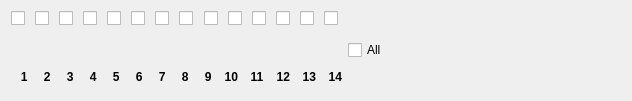
                 <widget class="QWidget" name="layoutWidget">
                  <property name="geometry">
                   <rect>
                    <x>230</x>
                    <y>360</y>
                    <width>632</width>
                    <height>101</height>
                   </rect>
                  </property>
                  <layout class="QHBoxLayout" name="horizontalLayout_5">
                   <item>
                    <layout class="QVBoxLayout" name="verticalLayout">
                     <item>
                      <layout class="QHBoxLayout" name="horizontalLayout_4">
                       <item>
                        <widget class="QCheckBox" name="checkBox_1">
                         <property name="text">
                          <string/>
                         </property>
                        </widget>
                       </item>
                       <item>
                        <widget class="QCheckBox" name="checkBox_2">
                         <property name="text">
                          <string/>
                         </property>
                        </widget>
                       </item>
                       <item>
                        <widget class="QCheckBox" name="checkBox_3">
                         <property name="text">
                          <string/>
                         </property>
                        </widget>
                       </item>
                       <item>
                        <widget class="QCheckBox" name="checkBox_4">
                         <property name="text">
                          <string/>
                         </property>
                        </widget>
                       </item>
                       <item>
                        <widget class="QCheckBox" name="checkBox_5">
                         <property name="text">
                          <string/>
                         </property>
                        </widget>
                       </item>
                       <item>
                        <widget class="QCheckBox" name="checkBox_6">
                         <property name="text">
                          <string/>
                         </property>
                        </widget>
                       </item>
                       <item>
                        <widget class="QCheckBox" name="checkBox_7">
                         <property name="text">
                          <string/>
                         </property>
                        </widget>
                       </item>
                       <item>
                        <widget class="QCheckBox" name="checkBox_8">
                         <property name="text">
                          <string/>
                         </property>
                        </widget>
                       </item>
                       <item>
                        <widget class="QCheckBox" name="checkBox_9">
                         <property name="text">
                          <string/>
                         </property>
                        </widget>
                       </item>
                       <item>
                        <widget class="QCheckBox" name="checkBox_10">
                         <property name="text">
                          <string/>
                         </property>
                        </widget>
                       </item>
                       <item>
                        <widget class="QCheckBox" name="checkBox_11">
                         <property name="text">
                          <string/>
                         </property>
                        </widget>
                       </item>
                       <item>
                        <widget class="QCheckBox" name="checkBox_12">
                         <property name="text">
                          <string/>
                         </property>
                        </widget>
                       </item>
                       <item>
                        <widget class="QCheckBox" name="checkBox_13">
                         <property name="text">
                          <string/>
                         </property>
                        </widget>
                       </item>
                       <item>
                        <widget class="QCheckBox" name="checkBox_14">
                         <property name="text">
                          <string/>
                         </property>
                        </widget>
                       </item>
                      </layout>
                     </item>
                     <item>
                      <layout class="QHBoxLayout" name="horizontalLayout_3">
                       <item>
                        <layout class="QVBoxLayout" name="verticalLayout_30">
                         <item>
                          <widget class="QLabel" name="SingularSled_1">
                           <property name="maximumSize">
                            <size>
                             <width>31</width>
                             <height>31</height>
                            </size>
                           </property>
                           <property name="toolTip">
                            <string>&lt;html&gt;&lt;head/&gt;&lt;body&gt;&lt;p&gt;First sled status.&lt;/p&gt;&lt;/body&gt;&lt;/html&gt;</string>
                           </property>
                           <property name="text">
                            <string/>
                           </property>
                           <property name="pixmap">
                            <pixmap resource="Resource.qrc">:/Square_red.png</pixmap>
                           </property>
                          </widget>
                         </item>
                         <item>
                          <widget class="QLabel" name="label_44">
                           <property name="font">
                            <font>
                             <weight>75</weight>
                             <bold>true</bold>
                            </font>
                           </property>
                           <property name="text">
                            <string>   1</string>
                           </property>
                          </widget>
                         </item>
                        </layout>
                       </item>
                       <item>
                        <layout class="QVBoxLayout" name="verticalLayout_31">
                         <item>
                          <widget class="QLabel" name="SingularSled_2">
                           <property name="maximumSize">
                            <size>
                             <width>31</width>
                             <height>31</height>
                            </size>
                           </property>
                           <property name="toolTip">
                            <string>&lt;html&gt;&lt;head/&gt;&lt;body&gt;&lt;p&gt;Second sled status.&lt;/p&gt;&lt;/body&gt;&lt;/html&gt;</string>
                           </property>
                           <property name="text">
                            <string/>
                           </property>
                           <property name="pixmap">
                            <pixmap resource="Resource.qrc">:/Square_red.png</pixmap>
                           </property>
                          </widget>
                         </item>
                         <item>
                          <widget class="QLabel" name="label_45">
                           <property name="font">
                            <font>
                             <weight>75</weight>
                             <bold>true</bold>
                            </font>
                           </property>
                           <property name="text">
                            <string>   2</string>
                           </property>
                          </widget>
                         </item>
                        </layout>
                       </item>
                       <item>
                        <layout class="QVBoxLayout" name="verticalLayout_32">
                         <item>
                          <widget class="QLabel" name="SingularSled_3">
                           <property name="maximumSize">
                            <size>
                             <width>31</width>
                             <height>31</height>
                            </size>
                           </property>
                           <property name="toolTip">
                            <string>&lt;html&gt;&lt;head/&gt;&lt;body&gt;&lt;p&gt;Third sled status.&lt;/p&gt;&lt;/body&gt;&lt;/html&gt;</string>
                           </property>
                           <property name="text">
                            <string/>
                           </property>
                           <property name="pixmap">
                            <pixmap resource="Resource.qrc">:/Square_red.png</pixmap>
                           </property>
                          </widget>
                         </item>
                         <item>
                          <widget class="QLabel" name="label_46">
                           <property name="font">
                            <font>
                             <weight>75</weight>
                             <bold>true</bold>
                            </font>
                           </property>
                           <property name="text">
                            <string>   3</string>
                           </property>
                          </widget>
                         </item>
                        </layout>
                       </item>
                       <item>
                        <layout class="QVBoxLayout" name="verticalLayout_33">
                         <item>
                          <widget class="QLabel" name="SingularSled_4">
                           <property name="maximumSize">
                            <size>
                             <width>31</width>
                             <height>31</height>
                            </size>
                           </property>
                           <property name="toolTip">
                            <string>&lt;html&gt;&lt;head/&gt;&lt;body&gt;&lt;p&gt;Forth sled status.&lt;/p&gt;&lt;/body&gt;&lt;/html&gt;</string>
                           </property>
                           <property name="text">
                            <string/>
                           </property>
                           <property name="pixmap">
                            <pixmap resource="Resource.qrc">:/Square_red.png</pixmap>
                           </property>
                          </widget>
                         </item>
                         <item>
                          <widget class="QLabel" name="label_47">
                           <property name="font">
                            <font>
                             <weight>75</weight>
                             <bold>true</bold>
                            </font>
                           </property>
                           <property name="text">
                            <string>   4</string>
                           </property>
                          </widget>
                         </item>
                        </layout>
                       </item>
                       <item>
                        <layout class="QVBoxLayout" name="verticalLayout_34">
                         <item>
                          <widget class="QLabel" name="SingularSled_5">
                           <property name="maximumSize">
                            <size>
                             <width>31</width>
                             <height>31</height>
                            </size>
                           </property>
                           <property name="toolTip">
                            <string>&lt;html&gt;&lt;head/&gt;&lt;body&gt;&lt;p&gt;Fifth sled status.&lt;/p&gt;&lt;/body&gt;&lt;/html&gt;</string>
                           </property>
                           <property name="text">
                            <string/>
                           </property>
                           <property name="pixmap">
                            <pixmap resource="Resource.qrc">:/Square_red.png</pixmap>
                           </property>
                          </widget>
                         </item>
                         <item>
                          <widget class="QLabel" name="label_48">
                           <property name="font">
                            <font>
                             <weight>75</weight>
                             <bold>true</bold>
                            </font>
                           </property>
                           <property name="text">
                            <string>   5</string>
                           </property>
                          </widget>
                         </item>
                        </layout>
                       </item>
                       <item>
                        <layout class="QVBoxLayout" name="verticalLayout_35">
                         <item>
                          <widget class="QLabel" name="SingularSled_6">
                           <property name="maximumSize">
                            <size>
                             <width>31</width>
                             <height>31</height>
                            </size>
                           </property>
                           <property name="toolTip">
                            <string>&lt;html&gt;&lt;head/&gt;&lt;body&gt;&lt;p&gt;Sixth sled status.&lt;/p&gt;&lt;/body&gt;&lt;/html&gt;</string>
                           </property>
                           <property name="text">
                            <string/>
                           </property>
                           <property name="pixmap">
                            <pixmap resource="Resource.qrc">:/Square_red.png</pixmap>
                           </property>
                          </widget>
                         </item>
                         <item>
                          <widget class="QLabel" name="label_49">
                           <property name="font">
                            <font>
                             <weight>75</weight>
                             <bold>true</bold>
                            </font>
                           </property>
                           <property name="text">
                            <string>   6</string>
                           </property>
                          </widget>
                         </item>
                        </layout>
                       </item>
                       <item>
                        <layout class="QVBoxLayout" name="verticalLayout_36">
                         <item>
                          <widget class="QLabel" name="SingularSled_7">
                           <property name="maximumSize">
                            <size>
                             <width>31</width>
                             <height>31</height>
                            </size>
                           </property>
                           <property name="toolTip">
                            <string>&lt;html&gt;&lt;head/&gt;&lt;body&gt;&lt;p&gt;Seventh sled status.&lt;/p&gt;&lt;/body&gt;&lt;/html&gt;</string>
                           </property>
                           <property name="text">
                            <string/>
                           </property>
                           <property name="pixmap">
                            <pixmap resource="Resource.qrc">:/Square_red.png</pixmap>
                           </property>
                          </widget>
                         </item>
                         <item>
                          <widget class="QLabel" name="label_50">
                           <property name="font">
                            <font>
                             <weight>75</weight>
                             <bold>true</bold>
                            </font>
                           </property>
                           <property name="text">
                            <string>   7</string>
                           </property>
                          </widget>
                         </item>
                        </layout>
                       </item>
                       <item>
                        <layout class="QVBoxLayout" name="verticalLayout_37">
                         <item>
                          <widget class="QLabel" name="SingularSled_8">
                           <property name="maximumSize">
                            <size>
                             <width>31</width>
                             <height>31</height>
                            </size>
                           </property>
                           <property name="toolTip">
                            <string>&lt;html&gt;&lt;head/&gt;&lt;body&gt;&lt;p&gt;Eighth sled status.&lt;/p&gt;&lt;/body&gt;&lt;/html&gt;</string>
                           </property>
                           <property name="text">
                            <string/>
                           </property>
                           <property name="pixmap">
                            <pixmap resource="Resource.qrc">:/Square_red.png</pixmap>
                           </property>
                          </widget>
                         </item>
                         <item>
                          <widget class="QLabel" name="label_51">
                           <property name="font">
                            <font>
                             <weight>75</weight>
                             <bold>true</bold>
                            </font>
                           </property>
                           <property name="text">
                            <string>   8</string>
                           </property>
                          </widget>
                         </item>
                        </layout>
                       </item>
                       <item>
                        <layout class="QVBoxLayout" name="verticalLayout_38">
                         <item>
                          <widget class="QLabel" name="SingularSled_9">
                           <property name="maximumSize">
                            <size>
                             <width>31</width>
                             <height>31</height>
                            </size>
                           </property>
                           <property name="toolTip">
                            <string>&lt;html&gt;&lt;head/&gt;&lt;body&gt;&lt;p&gt;Nineth sled status.&lt;/p&gt;&lt;/body&gt;&lt;/html&gt;</string>
                           </property>
                           <property name="text">
                            <string/>
                           </property>
                           <property name="pixmap">
                            <pixmap resource="Resource.qrc">:/Square_red.png</pixmap>
                           </property>
                          </widget>
                         </item>
                         <item>
                          <widget class="QLabel" name="label_52">
                           <property name="font">
                            <font>
                             <weight>75</weight>
                             <bold>true</bold>
                            </font>
                           </property>
                           <property name="text">
                            <string>   9</string>
                           </property>
                          </widget>
                         </item>
                        </layout>
                       </item>
                       <item>
                        <layout class="QVBoxLayout" name="verticalLayout_39">
                         <item>
                          <widget class="QLabel" name="SingularSled_10">
                           <property name="maximumSize">
                            <size>
                             <width>31</width>
                             <height>31</height>
                            </size>
                           </property>
                           <property name="toolTip">
                            <string>&lt;html&gt;&lt;head/&gt;&lt;body&gt;&lt;p&gt;Tenth sled status.&lt;/p&gt;&lt;/body&gt;&lt;/html&gt;</string>
                           </property>
                           <property name="text">
                            <string/>
                           </property>
                           <property name="pixmap">
                            <pixmap resource="Resource.qrc">:/Square_red.png</pixmap>
                           </property>
                          </widget>
                         </item>
                         <item>
                          <widget class="QLabel" name="label_53">
                           <property name="font">
                            <font>
                             <weight>75</weight>
                             <bold>true</bold>
                            </font>
                           </property>
                           <property name="text">
                            <string>  10</string>
                           </property>
                          </widget>
                         </item>
                        </layout>
                       </item>
                       <item>
                        <layout class="QVBoxLayout" name="verticalLayout_40">
                         <item>
                          <widget class="QLabel" name="SingularSled_11">
                           <property name="maximumSize">
                            <size>
                             <width>31</width>
                             <height>31</height>
                            </size>
                           </property>
                           <property name="toolTip">
                            <string>&lt;html&gt;&lt;head/&gt;&lt;body&gt;&lt;p&gt;Eleventh sled status.&lt;/p&gt;&lt;/body&gt;&lt;/html&gt;</string>
                           </property>
                           <property name="text">
                            <string/>
                           </property>
                           <property name="pixmap">
                            <pixmap resource="Resource.qrc">:/Square_red.png</pixmap>
                           </property>
                          </widget>
                         </item>
                         <item>
                          <widget class="QLabel" name="label_54">
                           <property name="font">
                            <font>
                             <weight>75</weight>
                             <bold>true</bold>
                            </font>
                           </property>
                           <property name="text">
                            <string>  11</string>
                           </property>
                          </widget>
                         </item>
                        </layout>
                       </item>
                       <item>
                        <layout class="QVBoxLayout" name="verticalLayout_41">
                         <item>
                          <widget class="QLabel" name="SingularSled_12">
                           <property name="maximumSize">
                            <size>
                             <width>31</width>
                             <height>31</height>
                            </size>
                           </property>
                           <property name="toolTip">
                            <string>&lt;html&gt;&lt;head/&gt;&lt;body&gt;&lt;p&gt;Twelth sled status.&lt;/p&gt;&lt;/body&gt;&lt;/html&gt;</string>
                           </property>
                           <property name="text">
                            <string/>
                           </property>
                           <property name="pixmap">
                            <pixmap resource="Resource.qrc">:/Square_red.png</pixmap>
                           </property>
                          </widget>
                         </item>
                         <item>
                          <widget class="QLabel" name="label_55">
                           <property name="font">
                            <font>
                             <weight>75</weight>
                             <bold>true</bold>
                            </font>
                           </property>
                           <property name="text">
                            <string>  12</string>
                           </property>
                          </widget>
                         </item>
                        </layout>
                       </item>
                       <item>
                        <layout class="QVBoxLayout" name="verticalLayout_42">
                         <item>
                          <widget class="QLabel" name="SingularSled_13">
                           <property name="maximumSize">
                            <size>
                             <width>31</width>
                             <height>31</height>
                            </size>
                           </property>
                           <property name="toolTip">
                            <string>&lt;html&gt;&lt;head/&gt;&lt;body&gt;&lt;p&gt;Thirteenth sled status. &lt;/p&gt;&lt;/body&gt;&lt;/html&gt;</string>
                           </property>
                           <property name="text">
                            <string/>
                           </property>
                           <property name="pixmap">
                            <pixmap resource="Resource.qrc">:/Square_red.png</pixmap>
                           </property>
                          </widget>
                         </item>
                         <item>
                          <widget class="QLabel" name="label_56">
                           <property name="font">
                            <font>
                             <weight>75</weight>
                             <bold>true</bold>
                            </font>
                           </property>
                           <property name="text">
                            <string>  13</string>
                           </property>
                          </widget>
                         </item>
                        </layout>
                       </item>
                       <item>
                        <layout class="QVBoxLayout" name="verticalLayout_43">
                         <item>
                          <widget class="QLabel" name="SingularSled_14">
                           <property name="maximumSize">
                            <size>
                             <width>31</width>
                             <height>31</height>
                            </size>
                           </property>
                           <property name="toolTip">
                            <string>&lt;html&gt;&lt;head/&gt;&lt;body&gt;&lt;p&gt;Fourteenth sled status.&lt;/p&gt;&lt;/body&gt;&lt;/html&gt;</string>
                           </property>
                           <property name="text">
                            <string/>
                           </property>
                           <property name="pixmap">
                            <pixmap resource="Resource.qrc">:/Square_red.png</pixmap>
                           </property>
                          </widget>
                         </item>
                         <item>
                          <widget class="QLabel" name="label_57">
                           <property name="font">
                            <font>
                             <weight>75</weight>
                             <bold>true</bold>
                            </font>
                           </property>
                           <property name="text">
                            <string>  14</string>
                           </property>
                          </widget>
                         </item>
                        </layout>
                       </item>
                      </layout>
                     </item>
                    </layout>
                   </item>
                   <item>
                    <widget class="QCheckBox" name="checkBox_all">
                     <property name="text">
                      <string>All</string>
                     </property>
                    </widget>
                   </item>
                  </layout>
                 </widget>
